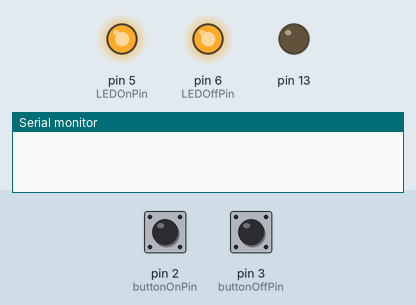
Bench run of a sketch on a simulated Arduino Uno, built with avr-gcc and run on an emulated ATmega328P. Shown: output pins drawn as LEDs (lit = HIGH), the last lines printed to the serial monitor. The test bench sets the inputs (shaded band); at power-on: pin 2 (buttonOnPin) HIGH, pin 3 (buttonOffPin) HIGH. WiFi joins after 1.5 s; servers stay silent unless stated.

Above: at 2.2 s.
2.3 s: pin 2 (buttonOnPin) pulled LOW for 3.2 s
At 8.4 s:
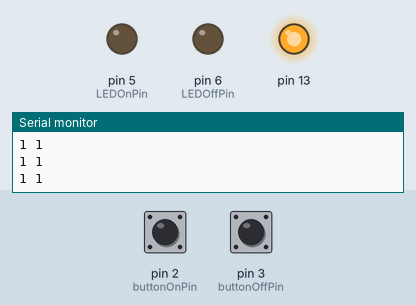
8.5 s: pin 3 (buttonOffPin) pulled LOW for 0.15 s
At 9.7 s:
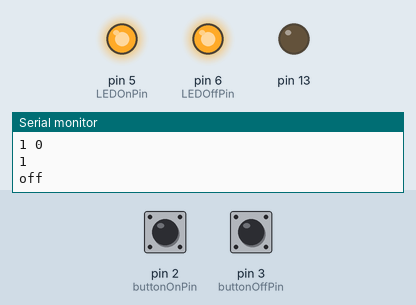
11.6 s: pin 2 (buttonOnPin) pulled LOW for 1 s
15.6 s: pin 3 (buttonOffPin) pulled LOW for 1 s
Timing chart, 0 to 20.6 s (numbered marks = the images above; inputs shaded):
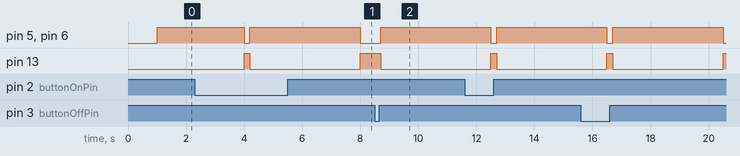

Measured:
- after the input at 8.5 s, pin 5 (LEDOnPin), pin 6 (LEDOffPin): LOW → HIGH after 0.21 s; pin 13: HIGH → LOW after 0.21 s

The sketch:

RUN.ino
```cpp
#include <Ethernet.h>

IPAddress ip(10, 8, 4, 100);
IPAddress server(10, 8, 8, 10);

unsigned int localPort = 11213;
EthernetClient client;
int buttonOnPin = 2;
int buttonOffPin = 3;

int LEDOnPin = 5;
int LEDOffPin = 6;

byte mac[] = {
  0xDE, 0xAD, 0xBE, 0xEF, 0xFE, 0xED
};
byte dns1[] = {
  10, 0, 0, 10
};

byte gw[] = {
  10, 8, 0, 1
};

byte sn[] = {
  255, 255, 0, 0
};

char packetBuffer[UDP_TX_PACKET_MAX_SIZE]; //buffer to hold incoming packet,


int prevButtonOnState = LOW;
int prevButtonOffState = LOW;

long blockTimeBegin = 0;
int blockTime = 4000;

void setup() {
  Ethernet.begin(mac, ip, dns1, gw, sn);
  Serial.begin(9600);
  delay(1000);
  pinMode(13, OUTPUT);

  pinMode(buttonOnPin, INPUT_PULLUP);
  pinMode(buttonOffPin, INPUT_PULLUP);
  pinMode(LEDOnPin, OUTPUT);
  pinMode(LEDOffPin, OUTPUT);

  prevButtonOnState  = digitalRead(buttonOnPin);
  prevButtonOffState = digitalRead(buttonOffPin);
  digitalWrite(LEDOnPin, LOW);
  digitalWrite(LEDOffPin, LOW);
}


void loop() {
  long curTime = millis();
  if ((curTime -  blockTimeBegin ) < blockTime) {
    digitalWrite(LEDOnPin, HIGH);
    digitalWrite(LEDOffPin, HIGH);
    digitalWrite(13,LOW);
    //Serial.println("block");
    return;
  }
  else {
    digitalWrite(LEDOnPin, LOW);
    digitalWrite(LEDOffPin, LOW);
    digitalWrite(13,HIGH);
    //Serial.println("unblock");
    }

  int buttonOnState  = digitalRead(buttonOnPin);
  int buttonOffState = digitalRead(buttonOffPin);

  Serial.print(buttonOnState);
  Serial.print(" ");
  Serial.println(buttonOffState);


  if (buttonOnState == LOW && prevButtonOnState == HIGH) {
    blockTimeBegin = curTime;
    sendEvent("on");
    Serial.println("on");
    prevButtonOffState = buttonOffState;
    prevButtonOnState = buttonOnState;
    return;
  }

if (buttonOffState == LOW && prevButtonOffState == HIGH) {
    blockTimeBegin = curTime;
    sendEvent("off");
    Serial.println("off");
 }

  prevButtonOffState = buttonOffState;
  prevButtonOnState = buttonOnState;
}


void sendEvent(const char* str) {
  int res = client.connect(server, localPort);
  if (res) {
    Serial.println(1);
    client.print("starter:");
    client.println(str);
    client.stop();
  } else {
    Serial.println("connection failed");
    Serial.println(res);
  }

}
```
